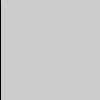
Frame 1 (no input)
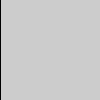
Frame 60 (the mouse pressed at the canvas centre just before this capture)
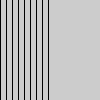
Frame 120 (the mouse held since frame 60 and released just before this capture)

The Processing sketch that drew these frames (run headless with seeded random() and noise(); from frame 60 on, the mouse is pressed at the canvas centre):

// Processing sketch: Loops_for_via_Mouse
// ── Loops_for_via_Mouse.pde
//Loops - For - via Mouse
void setup (){
    size (100, 100);}             // set the screen size to 100x100 pixels

int N = 50;
int drawX = 0;

void draw() {
  if (mousePressed == true) {
    for (int drawX = 0; drawX < N; drawX+=6)
line(drawX, 0, drawX, 100);
    } else {
line(drawX, 0, drawX, 100);
  }
}
